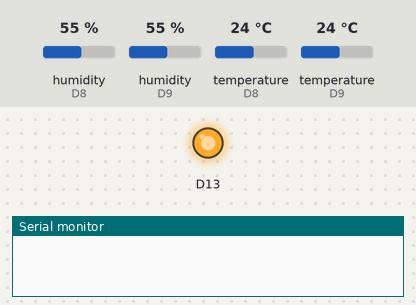
This sketch was run on a simulated Arduino Zero (SAMD21). Parts: output pins drawn as LEDs (lit = HIGH), the last lines printed to the serial monitor. Inputs (shaded band) come from the test bench; at power-on: humidity (sensors on D8, D9) 55 %, temperature (sensors on D8, D9) 24 °C. Pins used as bus, display or sensor lines are not drawn.

Above: at 0.1 s.
At 14.1 s:
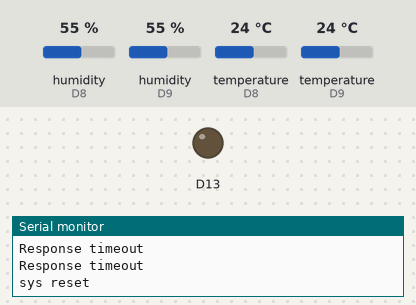
Timing chart, 0 to 15.6 s (numbered marks = the images above):
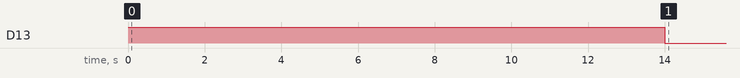

The sketch:

LORA_sinLowPower_DH11_DHT22.ino
```cpp
#include <DHT.h>

// Macros
#define debugSerial SerialUSB
#define loraSerial Serial1
#define loraReset 4
#define RESPONSE_LEN  100

//CLAVES ABP

#define DEVEUIABP     "0004A30B002171FB"
#define DEV_NWKSKEY   "CAFECAFECAFECAFECAFECAFECAFECAFE"
#define DEV_APPSKEY   "CAFECAFECAFECAFECAFECAFECAFECAFE"
#define DEV_DEVADDR   "99887766"

//MACROS
/**
 * @brief Retorna la parte entera de un número de punto flotante positivo. Si el num es > a 255, retorna 255
 * @return uint8_t (max 255)
 *
 */
#define GET_INTEGER_PART_UNSIGNED_MAX255(num)(((num) > 255) ? (255) : ((num < 0) ? 0 : ((uint8_t)(num))))

/**
 * @brief Retorna la parte fraccional de un número de punto flotante positivo. Si el num es > a 255, retorna 0
 * @return uint8_t
 *
 *
 */
#define GET_FRACTIONAL_PART_MAX255(num)((fabs(num) > 255) ? 0 : ((num < 0) ? 0 : ((uint8_t)((fabs(num) - (uint8_t)(fabs(num)) ) * 100))))


// Variables
static const char hex[] = { "0123456789ABCDEF" };
static char response[RESPONSE_LEN];

static enum {
  INIT = 0,
  JOIN, JOINED
} state;

float SENSOR = 9;
float SENSOR2 = 8;
float HUMEDAD;
float TEMPERATURA;
float HUMEDAD2;
float TEMPERATURA2;
DHT dht(SENSOR,DHT22);
DHT dht2(SENSOR2,DHT11);
char cmd[200];
uint8_t LoRaWANPayload[8];


/*
 * Vacia el buffer de recepcion desde el modulo LoRa
 */
void loraClearReadBuffer()
{
  while(loraSerial.available())
    loraSerial.read();
}

/*
 * Espera la respuesta del modulo LoRa y la imprime en el puerto de debug
 */
void loraWaitResponse(int timeout)
{
  size_t read = 0;

  loraSerial.setTimeout(timeout);

  read = loraSerial.readBytesUntil('\n', response, RESPONSE_LEN);
  if (read > 0) {
    response[read - 1] = '\0'; // set \r to \0
    debugSerial.println(response);
  }
  else {
    debugSerial.println("Response timeout");
    response[0] = '\0';
  }
}

/*
 * Envia un comando al modulo LoRa y espera la respuesta
 */
void loraSendCommand(char *command)
{
  loraClearReadBuffer();
  debugSerial.println(command);
  loraSerial.println(command);
  loraWaitResponse(1000);
}

/*
 * Transmite un mensaje de datos por LoRa
 */
void loraSendData(int port, uint8_t *data, uint8_t dataSize)
{
  char cmd[200];
  char *p;
  int i;
  uint8_t c;

  sprintf(cmd, "mac tx cnf %d ", port);

  p = cmd + strlen(cmd);

  for (i=0; i<dataSize; i++) {
    c = *data++;
    *p++ = hex[c>>4];
    *p++ = hex[c&0x0f];
  }
  *p++ = 0;

  loraSendCommand(cmd);
  if (strstr(response, "ok"))
    loraWaitResponse(10000);
}

/*
 * Funcion de inicializacion
 */
void setup() {
  pinMode(PIN_LED, OUTPUT);
  pinMode(loraReset, OUTPUT);
  digitalWrite(PIN_LED, HIGH);

  loraSerial.begin(57600);
  debugSerial.begin(9600);

  delay(2000);
  loraWaitResponse(1000);
  digitalWrite(loraReset, LOW);
  delay(1000);
  digitalWrite(loraReset, HIGH);
  loraWaitResponse(10000);
  digitalWrite(PIN_LED, LOW);
  loraSendCommand("sys reset");
  loraSendCommand("sys get hweui");
  dht.begin();
  dht2.begin();


}

void loop() {
  static int i, dr;
  delay(4000); //ESPERA 1 MINUTO. CAMBIAR POR MILLIS QUE ES NO BLOQUEANTE
  HUMEDAD = dht.readHumidity();
  debugSerial.print("HUMEDAD: ");
  debugSerial.println(HUMEDAD);
  delay(2000);
  TEMPERATURA = dht.readTemperature();
  debugSerial.print("TEMPERATURA: ");
  debugSerial.println(TEMPERATURA);
  delay(4000); //ESPERA 1 MINUTO. CAMBIAR POR MILLIS QUE ES NO BLOQUEANTE
  HUMEDAD2 = dht2.readHumidity();
  debugSerial.print("HUMEDAD2: ");
  debugSerial.println(HUMEDAD2);
  delay(2000);
  TEMPERATURA2 = dht2.readTemperature();
  debugSerial.print("TEMPERATURA2: ");
  debugSerial.println(TEMPERATURA2);
  switch (state) {
    case INIT:
 //     loraSendCommand("sys factoryRESET");
 //     loraWaitResponse(10000);
      loraSendCommand("sys reset");
      delay(200);
      sprintf(cmd, "mac set deveui %s\0", DEVEUIABP);
      loraSendCommand(cmd);
      sprintf(cmd, "mac set devaddr %s\0", DEV_DEVADDR);
      loraSendCommand(cmd);
      sprintf(cmd, "mac set appskey %s\0", DEV_APPSKEY);
      loraSendCommand(cmd);
      sprintf(cmd, "mac set nwkskey %s\0", DEV_NWKSKEY);
      loraSendCommand(cmd);
      loraSendCommand("mac set adr on");
      state = JOIN;
      break;
    case JOIN:
      loraSendCommand("mac join abp");
      loraWaitResponse(10000);
      if (strstr(response, "accepted")) {
        loraSendCommand("mac get adr");
        i = 0;
        state = JOINED;
      }
      break;
    case JOINED:
      if (i++ < 100) {
        LoRaWANPayload[0] = GET_INTEGER_PART_UNSIGNED_MAX255(TEMPERATURA);
        LoRaWANPayload[1] = GET_FRACTIONAL_PART_MAX255(TEMPERATURA);
        LoRaWANPayload[2] = GET_INTEGER_PART_UNSIGNED_MAX255(HUMEDAD);
        LoRaWANPayload[3] = GET_FRACTIONAL_PART_MAX255(HUMEDAD);
        LoRaWANPayload[4] = GET_INTEGER_PART_UNSIGNED_MAX255(TEMPERATURA2);
        LoRaWANPayload[5] = GET_FRACTIONAL_PART_MAX255(TEMPERATURA2);
        LoRaWANPayload[6] = GET_INTEGER_PART_UNSIGNED_MAX255(HUMEDAD2);
        LoRaWANPayload[7] = GET_FRACTIONAL_PART_MAX255(HUMEDAD2);
        loraSendData(1, LoRaWANPayload, 8);
        digitalWrite(PIN_LED, HIGH);
        if (strstr(response, "mac_tx_ok")) {
          delay(200);
          digitalWrite(PIN_LED, LOW);
          delay(200);
          digitalWrite(PIN_LED, HIGH);
          i = 0;
        }
        delay(200);
        digitalWrite(PIN_LED, LOW);
      }
      else
        state = INIT;
      break;
  }
}
```
